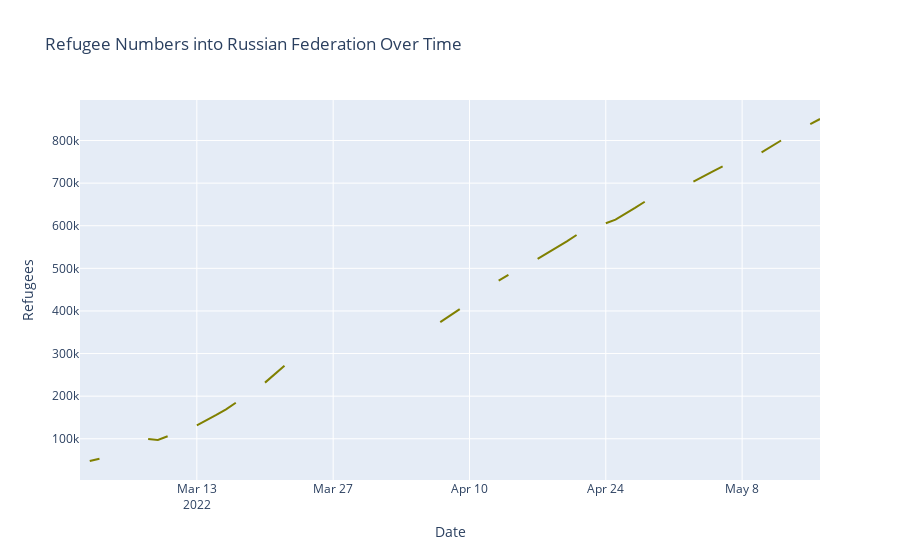

The cell this chart's notebook holds for it:
### Code cell
fig5 = px.line(russian_federation_df, x='Date', y='Russian Federation', title='Refugee Numbers into Russian Federation Over Time')
fig5.update_traces(line_color='olive')
fig5.update_layout(yaxis_title="Refugees")

plotly.offline.plot(fig5, filename='charts\cdddddr.html')
fig5.show()

### Figure 1 — Plotly figure (JSON) as saved in the notebook; plotly's stock layout.template omitted (floating-point values rounded to 4 significant figures)
{"data": [{"hovertemplate": "Date=%{x}<br>Russian Federation=%{y}<extra></extra>", "legendgroup": "", "line": {"color": "olive", "dash": "solid"}, "marker": {"symbol": "circle"}, "mode": "lines", "name": "", "orientation": "v", "showlegend": false, "type": "scatter", "x": ["2022-03-01", "2022-03-02", "2022-03-03", "2022-03-04", "2022-03-05", "2022-03-06", "2022-03-07", "2022-03-08", "2022-03-09", "2022-03-10", "2022-03-11", "2022-03-12", "2022-03-13", "2022-03-14", "2022-03-15", "2022-03-16", "2022-03-17", "2022-03-18", "2022-03-19", "2022-03-20", "2022-03-21", "2022-03-22", "2022-03-23", "2022-03-24", "2022-03-25", "2022-03-26", "2022-03-27", "2022-03-29", "2022-03-30", "2022-03-31", "2022-04-01", "2022-04-02", "2022-04-03", "2022-04-04", "2022-04-05", "2022-04-06", "2022-04-07", "2022-04-08", "2022-04-09", "2022-04-10", "2022-04-11", "2022-04-12", "2022-04-13", "2022-04-14", "2022-04-15", "2022-04-16", "2022-04-17", "2022-04-18", "2022-04-19", "2022-04-20", "2022-04-21", "2022-04-22", "2022-04-23", "2022-04-24", "2022-04-25", "2022-04-27", "2022-04-28", "2022-04-29", "2022-04-30", "2022-05-01", "2022-05-02", "2022-05-03", "2022-05-04", "2022-05-05", "2022-05-06", "2022-05-08", "2022-05-09", "2022-05-10", "2022-05-11", "2022-05-12", "2022-05-13", "2022-05-15", "2022-05-16"], "xaxis": "x", "y": [null, 47800, 53300, null, null, null, null, "99300", "97098", "105897", null, null, 131365, 142994, 155841, 168858, "184563", null, null, 231764, 252376, 271254, null, null, null, null, null, 350632, null, null, null, null, null, null, null, null, 373589, "389845", "404418", null, 433083, null, 471014, 484725, null, null, 522404, 535842, 549805, 563266, 578255, null, null, "605815", 614318, 641752, 656381, null, "681156", null, null, 703523, "714713", 727712, "739418", null, null, 772121, 785348, "800104", null, "838434", 850534], "yaxis": "y"}], "layout": {"legend": {"tracegroupgap": 0}, "title": {"text": "Refugee Numbers into Russian Federation Over Time"}, "xaxis": {"anchor": "y", "domain": [0, 1], "title": {"text": "Date"}}, "yaxis": {"anchor": "x", "domain": [0, 1], "title": {"text": "Refugees"}}}}
